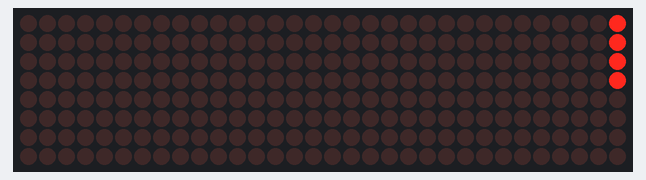
A sketch run on a simulated Arduino Uno, built with avr-gcc and run on an emulated ATmega328P. Parts: 32×8 LED matrix.

Above: at 0.55 s.
At 5.49 s:
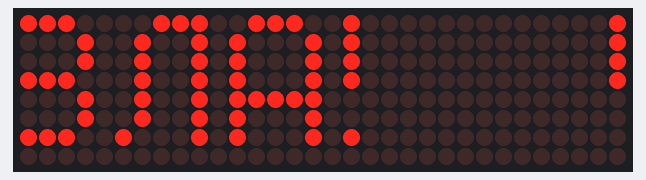
At 10.35 s:
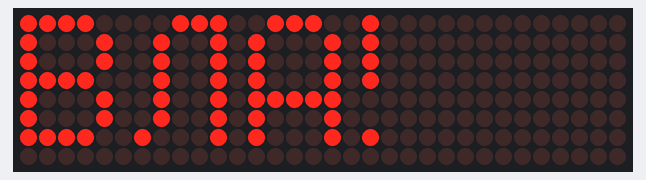
At 20.15 s:
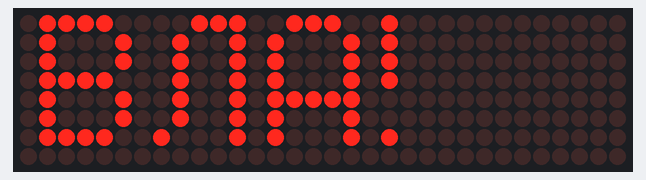
At 29.86 s:
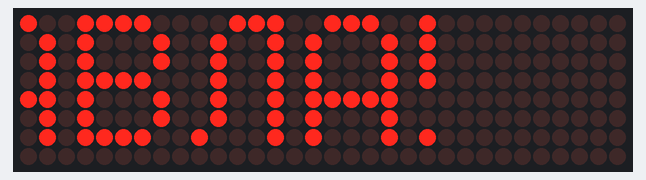
At 39.83 s:
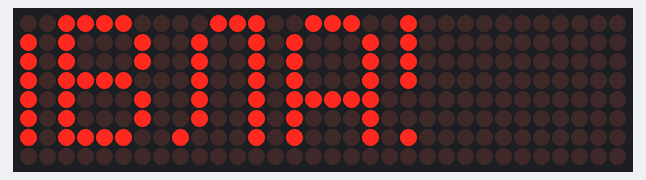

The sketch:

LedMatrix8x8_4x.ino
```cpp
#include <avr/pgmspace.h>
#include <LedControl.h>


const int numDevices = 4;      // number of MAX7219s used
const long scrollDelay = 75;   // adjust scrolling speed


unsigned long bufferLong [14] = {0};


LedControl lc=LedControl(12,11,10,numDevices);


const unsigned char scrollText[] PROGMEM ={" E GFDKF! "};


void setup(){
for (int x=0; x<numDevices; x++){
lc.shutdown(x,false);       //The MAX72XX is in power-saving mode on startup
lc.setIntensity(x,8);       // Set the brightness to default value
lc.clearDisplay(x);         // and clear the display
}
}


void loop(){
scrollMessage(scrollText);
//    scrollFont();
}


///////////////////////////////////////////////////////////////////////////////////////////////////////////////////


const unsigned char font5x7 [] PROGMEM = {      //Numeric Font Matrix (Arranged as 7x font data + 1x kerning data)
B00000000,  //Space (Char 0x20)
B00000000,
B00000000,
B00000000,
B00000000,
B00000000,
B00000000,
6,


B10000000,  //!
B10000000,
B10000000,
B10000000,
B00000000,
B00000000,
B10000000,
2,


B10100000,  //"
B10100000,
B10100000,
B00000000,
B00000000,
B00000000,
B00000000,
4,


B01010000,  //#
B01010000,
B11111000,
B01010000,
B11111000,
B01010000,
B01010000,
6,


B00100000,  //$
B01111000,
B10100000,
B01110000,
B00101000,
B11110000,
B00100000,
6,


B11000000,  //%
B11001000,
B00010000,
B00100000,
B01000000,
B10011000,
B00011000,
6,


B01100000,  //&
B10010000,
B10100000,
B01000000,
B10101000,
B10010000,
B01101000,
6,


B11000000,  //'
B01000000,
B10000000,
B00000000,
B00000000,
B00000000,
B00000000,
3,


B00100000,  //(
B01000000,
B10000000,
B10000000,
B10000000,
B01000000,
B00100000,
4,


B10000000,  //)
B01000000,
B00100000,
B00100000,
B00100000,
B01000000,
B10000000,
4,


B00000000,  //*
B00100000,
B10101000,
B01110000,
B10101000,
B00100000,
B00000000,
6,


B00000000,  //+
B00100000,
B00100000,
B11111000,
B00100000,
B00100000,
B00000000,
6,


B00000000,  //,
B00000000,
B00000000,
B00000000,
B11000000,
B01000000,
B10000000,
3,


B00000000,  //-
B00000000,
B00000000,
B11111000,
B00000000,
B00000000,
B00000000,
6,


B00000000,  //.
B00000000,
B00000000,
B00000000,
B00000000,
B11000000,
B11000000,
3,


B00000000,  ///
B00001000,
B00010000,
B00100000,
B01000000,
B10000000,
B00000000,
6,


B01110000,  //0
B10001000,
B10011000,
B10101000,
B11001000,
B10001000,
B01110000,
6,


B01000000,  //1
B11000000,
B01000000,
B01000000,
B01000000,
B01000000,
B11100000,
4,


B01110000,  //2
B10001000,
B00001000,
B00010000,
B00100000,
B01000000,
B11111000,
6,


B11111000,  //3
B00010000,
B00100000,
B00010000,
B00001000,
B10001000,
B01110000,
6,


B00010000,  //4
B00110000,
B01010000,
B10010000,
B11111000,
B00010000,
B00010000,
6,


B11111000,  //5
B10000000,
B11110000,
B00001000,
B00001000,
B10001000,
B01110000,
6,


B00110000,  //6
B01000000,
B10000000,
B11110000,
B10001000,
B10001000,
B01110000,
6,


B11111000,  //7
B10001000,
B00001000,
B00010000,
B00100000,
B00100000,
B00100000,
6,


B01110000,  //8
B10001000,
B10001000,
B01110000,
B10001000,
B10001000,
B01110000,
6,


B01110000,  //9
B10001000,
B10001000,
B01111000,
B00001000,
B00010000,
B01100000,
6,


B00000000,  //:
B11000000,
B11000000,
B00000000,
B11000000,
B11000000,
B00000000,
3,


B00000000,  //;
B11000000,
B11000000,
B00000000,
B11000000,
B01000000,
B10000000,
3,


B00010000,  //<
B00100000,
B01000000,
B10000000,
B01000000,
B00100000,
B00010000,
5,


B00000000,  //=
B00000000,
B11111000,
B00000000,
B11111000,
B00000000,
B00000000,
6,


B10000000,  //>
B01000000,
B00100000,
B00010000,
B00100000,
B01000000,
B10000000,
5,


B01110000,  //?
B10001000,
B00001000,
B00010000,
B00100000,
B00000000,
B00100000,
6,


B01110000,  //@
B10001000,
B00001000,
B01101000,
B10101000,
B10101000,
B01110000,
6,


B01110000,  //A
B10001000,
B10001000,
B10001000,
B11111000,
B10001000,
B10001000,
6,


B10001000,  //B(И)
B10001000,
B10011000,
B10101000,
B11001000,
B10001000,
B10001000,
6,


B01110000,  //C
B10001000,
B10000000,
B10000000,
B10000000,
B10001000,
B01110000,
6,


B11110000,  //D(В)
B10001000,
B10001000,
B11110000,
B10001000,
B10001000,
B11110000,
6,


B10001000,  //E(У)
B10001000,
B10001000,
B11111000,
B00001000,
B00001000,
B01110000,
6,


B01110000,  //F(А)
B10001000,
B10001000,
B10001000,
B11111000,
B10001000,
B10001000,
6,


B11111000,  //G(П)
B10001000,
B10001000,
B10001000,
B10001000,
B10001000,
B10001000,
6,


B11110000,  //H(Р)
B10001000,
B10001000,
B11110000,
B10000000,
B10000000,
B10000000,
6,


B10101000,  //I(Ш)
B10101000,
B10101000,
B10101000,
B10101000,
B10101000,
B11111000,
6,


B01110000,  //J(О)
B10001000,
B10001000,
B10001000,
B10001000,
B10001000,
B01110000,
6,


B00111000,  //K(Л)
B01001000,
B01001000,
B01001000,
B01001000,
B01001000,
B10001000,
6,


B10000000,  //L
B10000000,
B10000000,
B10000000,
B10000000,
B10000000,
B11111000,
6,


B10001000,  //M
B11011000,
B10101000,
B10101000,
B10001000,
B10001000,
B10001000,
6,


B11111000,  //N(Т)
B00100000,
B00100000,
B00100000,
B00100000,
B00100000,
B00100000,
6,


B01110000,  //O
B10001000,
B10001000,
B10001000,
B10001000,
B10001000,
B01110000,
6,


B11110000,  //P
B10001000,
B10001000,
B11110000,
B10000000,
B10000000,
B10000000,
6,


B01110000,  //Q(Й)
B10001000,
B10011000,
B10101000,
B11001000,
B10001000,
B10001000,
6,


B10001000,  //R(К)
B10010000,
B10100000,
B11000000,
B10100000,
B10010000,
B10001000,
6,


B01111000,  //S
B10000000,
B10000000,
B01110000,
B00001000,
B00001000,
B11110000,
6,


B11111000,  //T(Е)
B10000000,
B10000000,
B11110000,
B10000000,
B10000000,
B11111000,
6,


B11111000,  //U(Г)
B10001000,
B10000000,
B10000000,
B10000000,
B10000000,
B10000000,
6,


B10001000,  //V(М)
B11011000,
B10101000,
B10001000,
B10001000,
B10001000,
B10001000,
6,


B10001000,  //W
B10001000,
B10001000,
B10101000,
B10101000,
B10101000,
B01010000,
6,


B10001000,  //X
B10001000,
B01010000,
B00100000,
B01010000,
B10001000,
B10001000,
6,


B10001000,  //Y(Н)
B10001000,
B10001000,
B11111000,
B10001000,
B10001000,
B10001000,
6,


B01111000,  //Z(Я)
B10001000,
B10001000,
B01111000,
B00101000,
B01001000,
B10001000,
6,


B00000000,  //[(х)
B00000000,
B10001000,
B01010000,
B00100000,
B01010000,
B10001000,
6,


B00000000,  //(Backward Slash)
B10000000,
B01000000,
B00100000,
B00010000,
B00001000,
B00000000,
6,


B11100000,  //]
B00100000,
B00100000,
B00100000,
B00100000,
B00100000,
B11100000,
4,


B00100000,  //^
B01010000,
B10001000,
B00000000,
B00000000,
B00000000,
B00000000,
6,


B00000000,  //_
B00000000,
B00000000,
B00000000,
B00000000,
B00000000,
B11111000,
6,


B10000000,  //`
B01000000,
B00100000,
B00000000,
B00000000,
B00000000,
B00000000,
4,


B00000000,  //a
B00000000,
B01110000,
B00001000,
B01111000,
B10001000,
B01111000,
6,


B00000000,  //b(и)
B00000000,
B10001000,
B10011000,
B10101000,
B11001000,
B10001000,
6,


B00000000,  //c
B00000000,
B01110000,
B10001000,
B10000000,
B10001000,
B01110000,
6,


B00001000,  //d
B00001000,
B01101000,
B10011000,
B10001000,
B10001000,
B01111000,
6,


B00000000,  //e(у)
B00000000,
B10001000,
B10001000,
B11111000,
B00001000,
B01110000,
6,


B00000000,  //f(а)
B00000000,
B01110000,
B00001000,
B01111000,
B10001000,
B01111000,
6,


B00000000,  //g(п)
B00000000,
B11110000,
B10001000,
B10001000,
B10001000,
B10001000,
6,


B10000000,  //h
B10000000,
B10110000,
B11001000,
B10001000,
B10001000,
B10001000,
6,


B01000000,  //i
B00000000,
B11000000,
B01000000,
B01000000,
B01000000,
B11100000,
4,


B00000000,  //j(о)
B00000000,
B01110000,
B10001000,
B10001000,
B10001000,
B01110000,
6,


B00000000,  //k(л)
B00000000,
B00111000,
B01001000,
B01001000,
B01001000,
B10001000,
6,


B11000000,  //l
B01000000,
B01000000,
B01000000,
B01000000,
B01000000,
B11100000,
4,


B00000000,  //m
B00000000,
B11010000,
B10101000,
B10101000,
B10001000,
B10001000,
6,


B00000000,  //n(т)
B00000000,
B11111000,
B00100000,
B00100000,
B00100000,
B00100000,
6,


B00000000,  //o
B00000000,
B01110000,
B10001000,
B10001000,
B10001000,
B01110000,
6,


B00000000,  //p
B00000000,
B11110000,
B10001000,
B11110000,
B10000000,
B10000000,
6,


B00000000,  //q(й)
B01110000,
B10001000,
B10011000,
B10101000,
B11001000,
B10001000,
6,


B00000000,  //r
B00000000,
B10110000,
B11001000,
B10000000,
B10000000,
B10000000,
6,


B00000000,  //s
B00000000,
B01110000,
B10000000,
B01110000,
B00001000,
B11110000,
6,


B01000000,  //t
B01000000,
B11100000,
B01000000,
B01000000,
B01001000,
B00110000,
6,


B00000000,  //u
B00000000,
B10001000,
B10001000,
B10001000,
B10011000,
B01101000,
6,


B00000000,  //v
B00000000,
B10001000,
B10001000,
B10001000,
B01010000,
B00100000,
6,


B00000000,  //w
B00000000,
B10001000,
B10101000,
B10101000,
B10101000,
B01010000,
6,


B00000000,  //x
B00000000,
B10001000,
B01010000,
B00100000,
B01010000,
B10001000,
6,


B00000000,  //y(н)
B00000000,
B10001000,
B10001000,
B11111000,
B10001000,
B10001000,
6,


B00000000,  //z
B00000000,
B11111000,
B00010000,
B00100000,
B01000000,
B11111000,
6,


B10001000,  //{(Х)
B10001000,
B01010000,
B00100000,
B01010000,
B10001000,
B10001000,
6,


B10000000,  //|
B10000000,
B10000000,
B10000000,
B10000000,
B10000000,
B10000000,
2,


B10000000,  //}
B01000000,
B01000000,
B00100000,
B01000000,
B01000000,
B10000000,
4,


B00000000,  //~
B00000000,
B00000000,
B01101000,
B10010000,
B00000000,
B00000000,
6,


B01100000,  // (Char 0x7F)
B10010000,
B10010000,
B01100000,
B00000000,
B00000000,
B00000000,
5

};


void scrollFont() {
for (int counter=0x20;counter<0x80;counter++){
loadBufferLong(counter);
delay(500);
}
}


// Scroll Message
void scrollMessage(const unsigned char * messageString) {
int counter = 0;
int myChar=0;
do {
// read back a char
myChar =  pgm_read_byte_near(messageString + counter);
if (myChar != 0){
loadBufferLong(myChar);
}
counter++;
}
while (myChar != 0);
}
// Load character into scroll buffer
void loadBufferLong(int ascii){
if (ascii >= 0x20 && ascii <=0xff){
for (int a=0;a<7;a++){                      // Loop 7 times for a 5x7 font
unsigned long c = pgm_read_byte_near(font5x7 + ((ascii - 0x20) * 8) + a);     // Index into character table to get row data
unsigned long x = bufferLong [a*2];     // Load current scroll buffer
x = x | c;                              // OR the new character onto end of current
bufferLong [a*2] = x;                   // Store in buffer
}
byte count = pgm_read_byte_near(font5x7 +((ascii - 0x20) * 8) + 7);     // Index into character table for kerning data
for (byte x=0; x<count;x++){
rotateBufferLong();
printBufferLong();
delay(scrollDelay);
}
}
}
// Rotate the buffer
void rotateBufferLong(){
for (int a=0;a<7;a++){                      // Loop 7 times for a 5x7 font
unsigned long x = bufferLong [a*2];     // Get low buffer entry
byte b = bitRead(x,31);                 // Copy high order bit that gets lost in rotation
x = x<<1;                               // Rotate left one bit
bufferLong [a*2] = x;                   // Store new low buffer
x = bufferLong [a*2+1];                 // Get high buffer entry
x = x<<1;                               // Rotate left one bit
bitWrite(x,0,b);                        // Store saved bit
bufferLong [a*2+1] = x;                 // Store new high buffer
}
}
// Display Buffer on LED matrix
void printBufferLong(){
for (int a=0;a<7;a++){                    // Loop 7 times for a 5x7 font
unsigned long x = bufferLong [a*2+1];   // Get high buffer entry
byte y = x;                             // Mask off first character
lc.setRow(3,a,y);                       // Send row to relevent MAX7219 chip
x = bufferLong [a*2];                   // Get low buffer entry
y = (x>>24);                            // Mask off second character
lc.setRow(2,a,y);                       // Send row to relevent MAX7219 chip
y = (x>>16);                            // Mask off third character
lc.setRow(1,a,y);                       // Send row to relevent MAX7219 chip
y = (x>>8);                             // Mask off forth character
lc.setRow(0,a,y);                       // Send row to relevent MAX7219 chip
}
}
```
